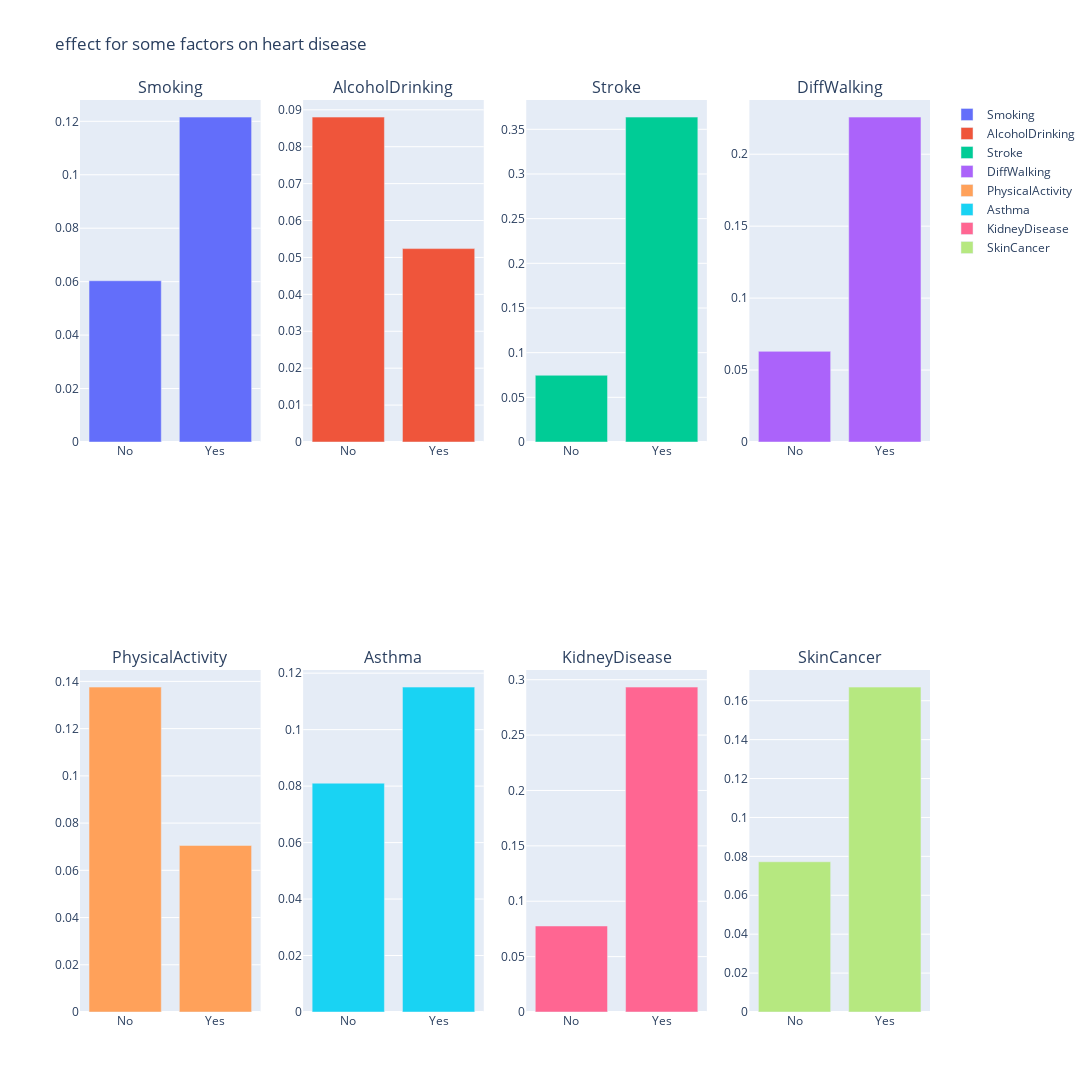

The notebook cell saved with this chart:
### Code cell
fig = make_subplots(rows=2, cols=4, subplot_titles=L)
B=[None]*8
r=0
for i in range(1,3):
    for j in range(1,5):
        B[r]=(i,j)
        r+=1
r=0
for l in L:
    fig.add_trace(go.Bar(x=['No','Yes'], y=D[l],name=l), row=B[r][0], col=B[r][1])
    r+=1

fig.update_layout(height=1200, width=1500, title_text="effect for some factors on heart disease")
fig.show()

### Figure 1 — Plotly figure (JSON) as saved in the notebook; plotly's stock layout.template omitted (floating-point values rounded to 4 significant figures)
{"data": [{"name": "Smoking", "type": "bar", "x": ["No", "Yes"], "xaxis": "x", "y": [0.06033, 0.1216], "yaxis": "y"}, {"name": "AlcoholDrinking", "type": "bar", "x": ["No", "Yes"], "xaxis": "x2", "y": [0.08802, 0.05239], "yaxis": "y2"}, {"name": "Stroke", "type": "bar", "x": ["No", "Yes"], "xaxis": "x3", "y": [0.07469, 0.3637], "yaxis": "y3"}, {"name": "DiffWalking", "type": "bar", "x": ["No", "Yes"], "xaxis": "x4", "y": [0.06298, 0.2258], "yaxis": "y4"}, {"name": "PhysicalActivity", "type": "bar", "x": ["No", "Yes"], "xaxis": "x5", "y": [0.1376, 0.07053], "yaxis": "y5"}, {"name": "Asthma", "type": "bar", "x": ["No", "Yes"], "xaxis": "x6", "y": [0.08103, 0.1151], "yaxis": "y6"}, {"name": "KidneyDisease", "type": "bar", "x": ["No", "Yes"], "xaxis": "x7", "y": [0.07765, 0.2933], "yaxis": "y7"}, {"name": "SkinCancer", "type": "bar", "x": ["No", "Yes"], "xaxis": "x8", "y": [0.07722, 0.167], "yaxis": "y8"}], "layout": {"annotations": [{"font": {"size": 16}, "showarrow": false, "text": "Smoking", "x": 0.1062, "xanchor": "center", "xref": "paper", "y": 1, "yanchor": "bottom", "yref": "paper"}, {"font": {"size": 16}, "showarrow": false, "text": "AlcoholDrinking", "x": 0.3688, "xanchor": "center", "xref": "paper", "y": 1, "yanchor": "bottom", "yref": "paper"}, {"font": {"size": 16}, "showarrow": false, "text": "Stroke", "x": 0.6313, "xanchor": "center", "xref": "paper", "y": 1, "yanchor": "bottom", "yref": "paper"}, {"font": {"size": 16}, "showarrow": false, "text": "DiffWalking", "x": 0.8938, "xanchor": "center", "xref": "paper", "y": 1, "yanchor": "bottom", "yref": "paper"}, {"font": {"size": 16}, "showarrow": false, "text": "PhysicalActivity", "x": 0.1062, "xanchor": "center", "xref": "paper", "y": 0.375, "yanchor": "bottom", "yref": "paper"}, {"font": {"size": 16}, "showarrow": false, "text": "Asthma", "x": 0.3688, "xanchor": "center", "xref": "paper", "y": 0.375, "yanchor": "bottom", "yref": "paper"}, {"font": {"size": 16}, "showarrow": false, "text": "KidneyDisease", "x": 0.6313, "xanchor": "center", "xref": "paper", "y": 0.375, "yanchor": "bottom", "yref": "paper"}, {"font": {"size": 16}, "showarrow": false, "text": "SkinCancer", "x": 0.8938, "xanchor": "center", "xref": "paper", "y": 0.375, "yanchor": "bottom", "yref": "paper"}], "height": 1200, "title": {"text": "effect for some factors on heart disease"}, "width": 1500, "xaxis": {"anchor": "y", "domain": [0, 0.2125]}, "xaxis2": {"anchor": "y2", "domain": [0.2625, 0.475]}, "xaxis3": {"anchor": "y3", "domain": [0.525, 0.7375]}, "xaxis4": {"anchor": "y4", "domain": [0.7875, 1]}, "xaxis5": {"anchor": "y5", "domain": [0, 0.2125]}, "xaxis6": {"anchor": "y6", "domain": [0.2625, 0.475]}, "xaxis7": {"anchor": "y7", "domain": [0.525, 0.7375]}, "xaxis8": {"anchor": "y8", "domain": [0.7875, 1]}, "yaxis": {"anchor": "x", "domain": [0.625, 1]}, "yaxis2": {"anchor": "x2", "domain": [0.625, 1]}, "yaxis3": {"anchor": "x3", "domain": [0.625, 1]}, "yaxis4": {"anchor": "x4", "domain": [0.625, 1]}, "yaxis5": {"anchor": "x5", "domain": [0, 0.375]}, "yaxis6": {"anchor": "x6", "domain": [0, 0.375]}, "yaxis7": {"anchor": "x7", "domain": [0, 0.375]}, "yaxis8": {"anchor": "x8", "domain": [0, 0.375]}}}
